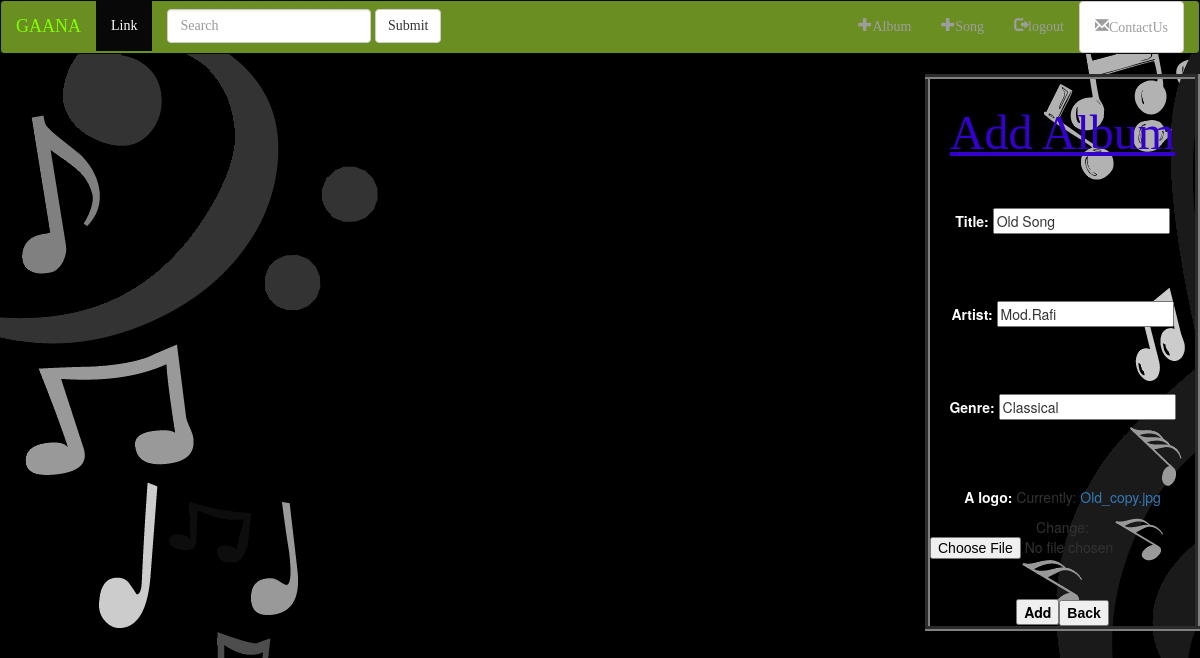
The page /gaana/album/1/update/ on the database its author committed.
### music/models.py (models this page shows, shortened)
class Album(models.Model):
    title=models.CharField(max_length=100)
    artist=models.CharField(max_length=100)
    genre=models.CharField(max_length=50)
    a_logo = models.FileField(validators=[image_val])

### music/views.py (the view)
class AlbumUpdate(UpdateView):
    model=Album
    fields = ['title','artist','genre','a_logo']

### music/templates/music/Album_form.html (shortened to what this page needs)
{% extends 'music/master1.html' %}
{% block body %}
    <head xmlns="http://www.w3.org/1999/html">
   </body>
</head>
    <form method="post" enctype="multipart/form-data" xmlns="http://www.w3.org/1999/html">
    <table width="=321" height="205" align="right" bgcolor="aqua" border="5px">
        <td>
         <div align="center"><br \ >
             <div id="login">
      <span class="style2"><font face="Mistral" color="#3300CC" size="28"><u>Add Album </u></font></span><br \></div>
        {% for field in form %}
           <br><br>
            <center><font color="white"><label>{{field.label_tag }}</label></font>
        {{ field }}<br><br>
    {% endfor %}
   <b><strong><font color="black"><input type="submit" value="Add"></font><a href="/gaana/"><font color="black" face="Arial"><input type="button" value="Back">
            </font></a></strong></b></center>
         </div>
    </td>
     </table>
    </form>
{% endblock %}

### music/static/music/style.css (style rules this page uses)
body { background: greenyellow url("images/p4.png"); }

### rows shown on the page
Album: form "Old Song" "Mod.Rafi" "Classical"

### other values the page prints
{{ field.label_tag }} "Title:" "Artist:" "Genre:" "A logo:"
